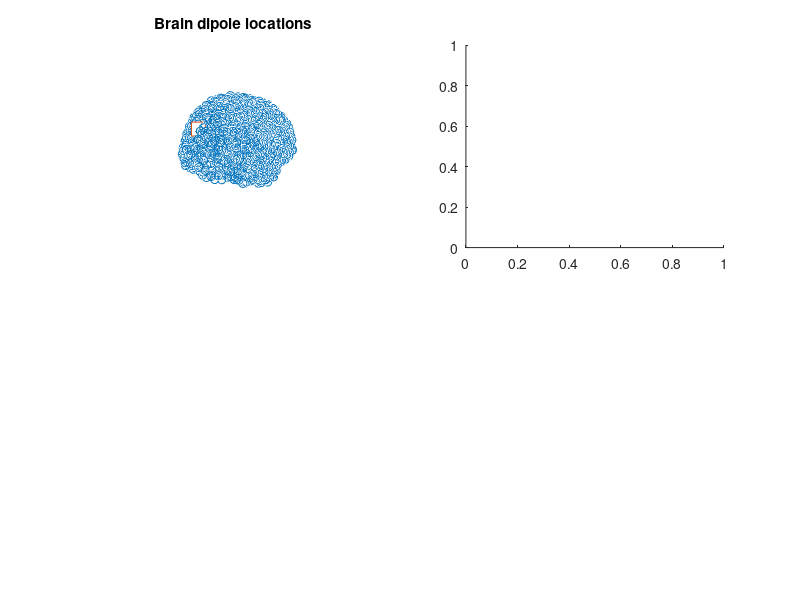

Here is the MATLAB script that generated this plot: (Note: this script raises an error after producing the figure.)
%%
% 
%  MATLAB code accompanying the paper:
%     A tutorial on generalized eigendecomposition for denoising, 
%     contrast enhancement, and dimension reduction in multichannel electrophysiology
% 
%   Mike X Cohen (mikexcohen@gmail.com)
%
% 
%  No MATLAB or 3rd party toolboxes are necessary.
%  The files emptyEEG.mat, filterFGx.m, and topoplotindie.m need to be in 
%    the MATLAB path or current directory.
% 
%%

% a clear MATLAB workspace is a clear mental workspace
close all; clear, clc

%%

% load mat file containing EEG, leadfield and channel locations
load emptyEEG

% pick a dipole location in the brain
% It's fairly arbitrary; you can try different dipoles, although not 
% all dipoles have strong projections to the scalp electrodes.
diploc = 109;


% normalize dipoles (not necessary but simplifies the code)
lf.GainN = bsxfun(@times,squeeze(lf.Gain(:,1,:)),lf.GridOrient(:,1)') + bsxfun(@times,squeeze(lf.Gain(:,2,:)),lf.GridOrient(:,2)') + bsxfun(@times,squeeze(lf.Gain(:,3,:)),lf.GridOrient(:,3)');


% plot brain dipoles
figure(1), clf, subplot(221)
plot3(lf.GridLoc(:,1), lf.GridLoc(:,2), lf.GridLoc(:,3), 'o')
hold on
plot3(lf.GridLoc(diploc,1), lf.GridLoc(diploc,2), lf.GridLoc(diploc,3), 's','markerfacecolor','w','markersize',10)
rotate3d on, axis square, axis off
title('Brain dipole locations')


% Each dipole can be projected onto the scalp using the forward model. 
% The code below shows this projection from one dipole.
subplot(222)
topoplotIndie(lf.GainN(:,diploc), EEG.chanlocs,'numcontour',0,'electrodes','numbers','shading','interp');
title('Signal dipole projection')


% Now we generate random data in brain dipoles.
% create 1000 time points of random data in brain dipoles
% (note: the '1' before randn controls the amount of noise)
dipole_data = 1*randn(length(lf.Gain),1000);

% add signal to second half of dataset
dipole_data(diploc,501:end) = 15*sin(2*pi*10*(0:499)/EEG.srate);

% project dipole data to scalp electrodes
EEG.data = lf.GainN*dipole_data;

% meaningless time series
EEG.times = (0:size(EEG.data,2)-1)/EEG.srate;

% plot the data from one channel
subplot(212), hold on
plot(EEG.times,dipole_data(diploc,:)/norm(dipole_data(diploc,:)),'linew',4)
plot(EEG.times,EEG.data(31,:)/norm(EEG.data(31,:)),'linew',2)
plot([.5 .5],get(gca,'ylim'),'k--','HandleVisibility','off');
xlabel('Time (s)'), ylabel('Amplitude (norm.)')
legend({'Dipole';'Electrode'})

%% Create covariance matrices

% compute covariance matrix R is first half of data
tmpd = EEG.data(:,1:500);
tmpd = bsxfun(@minus,tmpd,mean(tmpd,2));
covR = tmpd*tmpd'/500;

% compute covariance matrix S is second half of data
tmpd = EEG.data(:,501:end);
tmpd = bsxfun(@minus,tmpd,mean(tmpd,2));
covS = tmpd*tmpd'/500;


%%% plot the two covariance matrices
figure(2), clf

% S matrix
subplot(131)
imagesc(covS)
title('S matrix')
axis square, set(gca,'clim',[-1 1]*1e6)

% R matrix
subplot(132)
imagesc(covR)
title('R matrix')
axis square, set(gca,'clim',[-1 1]*1e6)

% R^{-1}S
% Note: GED doesn't require the explicit inverse of R;
%       it's here only for visualization
subplot(133)
imagesc(inv(covR)*covS)
title('R^-^1S matrix')
axis square, set(gca,'clim',[-10 10])


%% ----------------------------- %%
%                                 %
%  Dimension compression via PCA  %
%                                 %
%%% --------------------------- %%%

% This code cell demonstrates that PCA is unable
% recover the simulated dipole signal.

% PCA
[evecs,evals] = eig( (covS+covR)/2 );

% sort eigenvalues/vectors
[evals,sidx] = sort(diag(evals),'descend');
evecs = evecs(:,sidx);



% plot the eigenspectrum
figure(3), clf
subplot(231)
plot(evals,'ks-','markersize',10,'markerfacecolor','r')
axis square
set(gca,'xlim',[0 20.5])
title('PCA eigenvalues')
xlabel('Component number'), ylabel('Power ratio (\lambda)')


% component time series is eigenvector as spatial filter for data
comp_ts = evecs(:,1)'*EEG.data;


% normalize time series (for visualization)
dipl_ts = dipole_data(diploc,:) / norm(dipole_data(diploc,:));
comp_ts = comp_ts / norm(comp_ts);
chan_ts = EEG.data(31,:) / norm(EEG.data(31,:));


% plot the time series
subplot(212), hold on
plot(EEG.times,.3+dipl_ts,'linew',2)
plot(EEG.times,.15+chan_ts)
plot(EEG.times,comp_ts)
legend({'Truth';'EEG channel';'PCA time series'})
set(gca,'ytick',[])
xlabel('Time (a.u.)')


%% spatial filter forward model

% The filter forward model is what the source "sees" when it looks through the
% electrodes. It is obtained by passing the covariance matrix through the filter.
filt_topo = evecs(:,1);

% Eigenvector sign uncertainty can cause a sign-flip, which is corrected for by 
% forcing the largest-magnitude projection electrode to be positive.
[~,se] = max(abs( filt_topo ));
filt_topo = filt_topo * sign(filt_topo(se));


% plot the maps
subplot(232)
topoplotIndie(lf.GainN(:,diploc), EEG.chanlocs,'numcontour',0,'electrodes','off','shading','interp');
title('Truth topomap')

subplot(233)
topoplotIndie(filt_topo,EEG.chanlocs,'electrodes','off','numcontour',0);
title('PCA forward model')

%% ----------------------------- %%
%                                 %
%    Source separation via GED    %
%                                 %
%%% --------------------------- %%%


% Generalized eigendecomposition (GED)
[evecs,evals] = eig(covS,covR);

% sort eigenvalues/vectors
[evals,sidx] = sort(diag(evals),'descend');
evecs = evecs(:,sidx);



% plot the eigenspectrum
figure(4), clf
subplot(231)
plot(evals,'ks-','markersize',10,'markerfacecolor','m')
axis square
set(gca,'xlim',[0 20.5])
title('GED eigenvalues')
xlabel('Component number'), ylabel('Power ratio (\lambda)')

% component time series is eigenvector as spatial filter for data
comp_ts = evecs(:,1)'*EEG.data;

%% plot for comparison

% normalize time series (for visualization)
dipl_ts = dipole_data(diploc,:) / norm(dipole_data(diploc,:));
comp_ts = comp_ts / norm(comp_ts);
chan_ts = EEG.data(31,:) / norm(EEG.data(31,:));


% plot the time series
subplot(212), hold on
plot(EEG.times,.3+dipl_ts,'linew',2)
plot(EEG.times,.15+chan_ts)
plot(EEG.times,comp_ts)
legend({'Truth';'EEG channel';'GED time series'})
set(gca,'ytick',[])
xlabel('Time (a.u.)')


%% spatial filter forward model

% The filter forward model is what the source "sees" when it looks through the
% electrodes. It is obtained by passing the covariance matrix through the filter.
filt_topo = covS*evecs(:,1);


% Eigenvector sign uncertainty can cause a sign-flip, which is corrected for by 
% forcing the largest-magnitude projection electrode to be positive.
[~,se] = max(abs( filt_topo ));
filt_topo = filt_topo * sign(filt_topo(se));


% plot the maps
subplot(232)
topoplotIndie(lf.GainN(:,diploc), EEG.chanlocs,'numcontour',0,'electrodes','off','shading','interp');
title('Truth topomap')

subplot(233)
topoplotIndie(filt_topo,EEG.chanlocs,'electrodes','off','numcontour',0);
title('GED forward model')


%% ICA

% NOTE: This cell computes ICA based on the jade algorithm. It's not
% discussed or shown in the paper, but you can uncomment this section if
% you are curious. Make sure the jader() function is in the MATLAB path
% (you can download it from the web if you don't have it).

% ivecs = jader(EEG.data,40);
% ic_scores = ivecs*EEG.data;
% icmaps = pinv(ivecs');
% evals = diag(icmaps*icmaps');
% 
% 
% % plot the IC energy
% figure(5), clf
% subplot(231)
% plot(evals,'ks-','markersize',10,'markerfacecolor','m')
% axis square
% set(gca,'xlim',[0 20.5])
% title('ICA RMS')
% xlabel('Component number'), ylabel('IC energy')
% 
% % component time series is eigenvector as spatial filter for data
% comp_ts = ic_scores(1,:);%evecs(:,1)'*EEG.data;
% 
% % plot for comparison
% 
% % normalize time series (for visualization)
% dipl_ts = dipole_data(diploc,:) / norm(dipole_data(diploc,:));
% comp_ts = comp_ts / norm(comp_ts);
% chan_ts = EEG.data(31,:) / norm(EEG.data(31,:));
% 
% 
% % plot the time series
% subplot(212), hold on
% plot(EEG.times,.3+dipl_ts,'linew',2)
% plot(EEG.times,.15+chan_ts)
% plot(EEG.times,comp_ts)
% legend({'Truth';'EEG channel';'ICA time series'})
% set(gca,'ytick',[])
% xlabel('Time (a.u.)')
% 
% 
% % plot the maps
% subplot(232)
% topoplotIndie(lf.GainN(:,diploc), EEG.chanlocs,'numcontour',0,'electrodes','off','shading','interp');
% title('Truth topomap')
% 
% subplot(233)
% topoplotIndie(icmaps(1,:),EEG.chanlocs,'electrodes','off','numcontour',0);
% title('ICA forward model')


%% ----------------------------- %%
%                                 %
%   Example GED in richer data    %
%                                 %
%%% --------------------------- %%%

% The above simulation is overly simplistic. The goal of
% this section is to simulate data that shares more 
% characteristics to real EEG data, including non-sinusoidal
% rhythms, background noise, and multiple trials.

% This code will simulate resting-state that has been segmented
% into 2-second non-overlapping epochs.


% signal parameters in Hz
peakfreq = 10; % "alpha"
fwhm     =  5; % full-width at half-maximum around the alpha peak


% EEG parameters for the simulation
EEG.srate  = 500; % sampling rate in Hz
EEG.pnts   = 2*EEG.srate; % each data segment is 2 seconds
EEG.trials = 50;


%%% create frequency-domain Gaussian
hz = linspace(0,EEG.srate,EEG.pnts);
s  = fwhm*(2*pi-1)/(4*pi); % normalized width
x  = hz-peakfreq;          % shifted frequencies
fg = exp(-.5*(x/s).^2);    % gaussian



% loop over trials and generate data
for triali=1:EEG.trials
    
    % random Fourier coefficients
    fc = rand(1,EEG.pnts) .* exp(1i*2*pi*rand(1,EEG.pnts));
    
    % taper with the Gaussian
    fc = fc .* fg;
    
    % back to time domain to get the source activity
    source_ts = 2*real( ifft(fc) )*EEG.pnts;
    dipole_ts(:,triali) = source_ts;
    
    % simulate dipole data: all noise and replace target dipole with source_ts
    dipole_data = randn(length(lf.GainN),EEG.pnts);
    dipole_data(diploc,:) = .5*source_ts;
    % Note: the source time series has low amplitude to highlight the
    % sensitivity of GED. Increasing this gain to, e.g., 1 will show
    % accurate though noiser reconstruction in the channel data.
    
    % now project the dipole data through the forward model to the electrodes
    EEG.data(:,:,triali) = lf.GainN*dipole_data;
end


% power spectrum of the ground-truth source activity
sourcepowerAve = mean(abs(fft(dipole_ts,[],1)).^2,2);

%% topoplot of alpha power

channelpower = abs(fft(EEG.data,[],2)).^2;
channelpowerAve = squeeze(mean(channelpower,3));

% vector of frequencies
hz = linspace(0,EEG.srate/2,floor(EEG.pnts/2)+1);

%% Create a covariance tensor (one covmat per trial)

% filter the data around 10 Hz
alphafilt = filterFGx(EEG.data,EEG.srate,10,4);

% initialize covariance matrices (one for each trial)
[allCovS,allCovR] = deal( zeros(EEG.trials,EEG.nbchan,EEG.nbchan) );

% loop over trials (data segments) and compute each covariance matrix
for triali=1:EEG.trials
    
    % cut out a segment
    tmpdat = alphafilt(:,:,triali);
    
    % mean-center
    tmpdat = tmpdat-mean(tmpdat,2);
    
    % add to S tensor
    allCovS(triali,:,:) = tmpdat*tmpdat' / EEG.pnts;
    
    % repeat for broadband data
    tmpdat = EEG.data(:,:,triali);
    tmpdat = tmpdat-mean(tmpdat,2);
    allCovR(triali,:,:) = tmpdat*tmpdat' / EEG.pnts;
end
    
%%% illustration of cleaning covariance matrices

% clean R
meanR = squeeze(mean(allCovR));  % average covariance
dists = zeros(EEG.trials,1);     % vector of distances to mean
for segi=1:size(allCovR,1)
    r = allCovR(segi,:,:);
    % Euclidean distance
    dists(segi) = sqrt( sum((r(:)-meanR(:)).^2) );
end

% finally, average trial-covariances together, excluding outliers
covR = squeeze(mean( allCovR(zscore(dists)<3,:,:) ,1));


%%%%% Normally you'd repeat the above for S; ommitted here for simplicity
covS = squeeze(mean( allCovS ,1));

%% now for the GED

%%% NOTE: You can test PCA on these data by using only covS, or only covR,
%         in the eig() function.

% eig and sort
[evecs,evals] = eig(covS,covR);
[evals,sidx]  = sort(diag(evals),'descend');
evecs = evecs(:,sidx);

%%% compute the component time series
% for the multiplication, the data need to be reshaped into 2D
data2D = reshape(EEG.data,EEG.nbchan,[]);
compts = evecs(:,1)' * data2D;
% and then reshaped back into trials
compts = reshape(compts,EEG.pnts,EEG.trials);

%%% power spectrum
comppower = abs(fft(compts,[],1)).^2;
comppowerAve = squeeze(mean(comppower,2));

%%% component map
compmap = evecs(:,1)' * covS;
% flip map sign
[~,se] = max(abs( compmap ));
compmap = compmap * sign(compmap(se));

%% visualization


figure(5), clf

subplot(241)
topoplotIndie(lf.GainN(:,diploc), EEG.chanlocs,'numcontour',0,'electrodes','off','shading','interp');
title('Truth topomap')
set(gca,'clim',[-1 1]*30)

subplot(242)
plot(evals,'ks-','markersize',10,'markerfacecolor','r')
axis square, box off
set(gca,'xlim',[0 20.5])
title('GED scree plot')
xlabel('Component number'), ylabel('Power ratio (\lambda)')
% Note that the max eigenvalue is <1, 
% because R has more overall energy than S.

subplot(243)
topoplotIndie(compmap,EEG.chanlocs,'numcontour',0);
title('Alpha component')
set(gca,'clim',[-1 1]*10)

subplot(244)
topoplotIndie(channelpowerAve(:,dsearchn(hz',10)),EEG.chanlocs,'numcontour',0);%,'electrodes','numbers');
title('Elecr. power (10 Hz)')
set(gca,'clim',[1e8 1.5e9])




subplot(212), cla, hold on
plot(hz,sourcepowerAve(1:length(hz))/max(sourcepowerAve(1:length(hz))),'m','linew',3)
plot(hz,comppowerAve(1:length(hz))/max(comppowerAve(1:length(hz))),'r','linew',3)
plot(hz,channelpowerAve(31,1:length(hz))/max(channelpowerAve(31,1:length(hz))),'k','linew',3)
legend({'Source','Component','Electrode 31'},'box','off')
xlabel('Frequency (Hz)')
ylabel('Power (norm to max power)')
set(gca,'xlim',[0 80])

% font size for all axes
set(get(gcf,'children'),'fontsize',13)

%% done.
